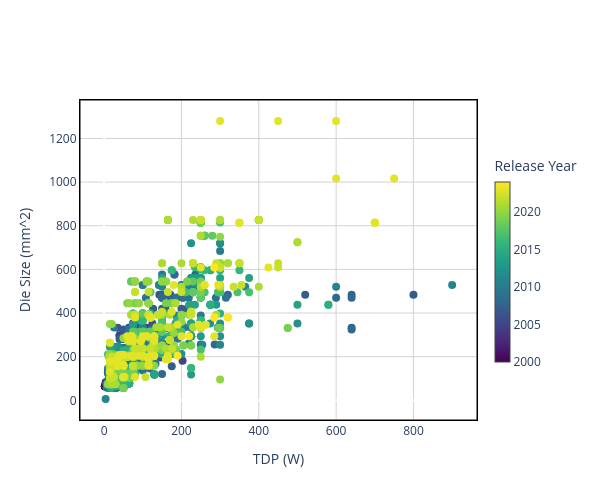

This figure's notebook cell:
### Code cell
x = 'TDP (W)'
y = 'Die Size (mm^2)'
c = 'Release Year'
plot_scatter(gpu_data, x, y, c)

### Figure 1 — Plotly figure (JSON) as saved in the notebook; plotly's stock layout.template omitted (floating-point values rounded to 4 significant figures; data arrays with more than 128 entries replaced by an {"elided": "..."} marker saying what was removed)
{"data": [{"customdata": {"elided": "1622 str values"}, "hovertemplate": "<b>%{customdata}</b><br>TDP (W): %{x}<br>Die Size (mm^2): %{y}<br><extra></extra>", "marker": {"color": {"elided": "1622 int values"}, "colorbar": {"len": 0.7, "thickness": 15, "title": {"text": "Release Year"}}, "colorscale": [[0, "#440154"], [0.1111, "#482878"], [0.2222, "#3e4989"], [0.3333, "#31688e"], [0.4444, "#26828e"], [0.5556, "#1f9e89"], [0.6667, "#35b779"], [0.7778, "#6ece58"], [0.8889, "#b5de2b"], [1, "#fde725"]], "showscale": true, "size": 8}, "mode": "markers", "name": "Data Points", "type": "scatter", "x": {"elided": "1622 int values"}, "y": {"elided": "1622 int values"}}], "layout": {"height": 500, "paper_bgcolor": "white", "plot_bgcolor": "white", "shapes": [{"line": {"color": "black", "width": 1}, "type": "rect", "x0": 0, "x1": 1, "xref": "paper", "y0": 0, "y1": 1, "yref": "paper"}], "width": 600, "xaxis": {"gridcolor": "lightgray", "linecolor": "black", "linewidth": 1, "mirror": true, "showgrid": true, "showline": true, "title": {"text": "TDP (W)"}}, "yaxis": {"gridcolor": "lightgray", "linecolor": "black", "linewidth": 1, "mirror": true, "showgrid": true, "showline": true, "title": {"text": "Die Size (mm^2)"}}}}
